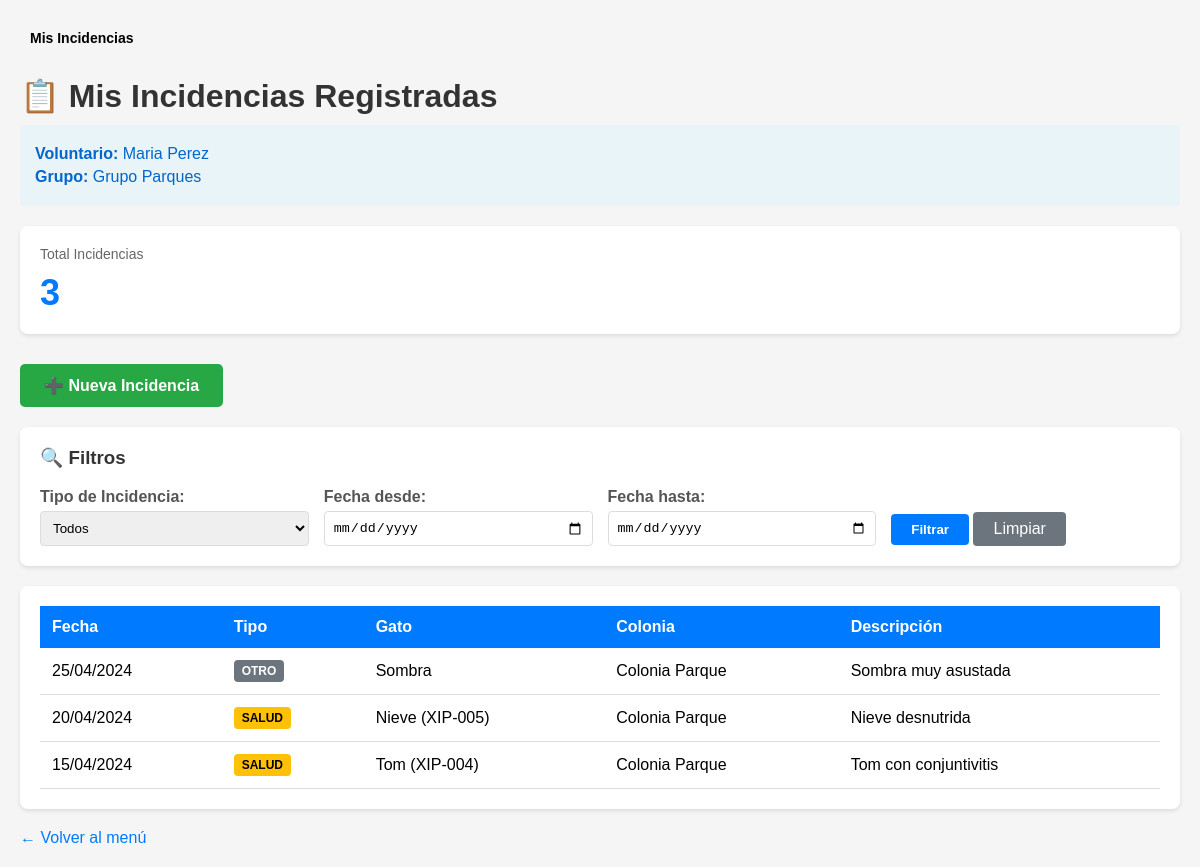
The page /BD249772780/listar_incidencias.php (signed in) on the database its author committed.
### tables this page shows
CREATE TABLE PERSONA(
    idPersona INT PRIMARY KEY AUTO_INCREMENT,
    nombre VARCHAR(200) NOT NULL,
    apellido VARCHAR(200),
    usuario VARCHAR(200) UNIQUE,  
    contrasena VARCHAR(200),
    email VARCHAR(200),
    telefono VARCHAR(100)
);

CREATE TABLE GRUPO_TRABAJO(
    idGrupoTrabajo INT PRIMARY KEY AUTO_INCREMENT,
    nombre VARCHAR(200) NOT NULL,
    descripcion TEXT,
    idResponsable INT,
    idAyuntamiento INT,
    CONSTRAINT FK_grupotrabajo_ayuntamiento
        FOREIGN KEY (idAyuntamiento) REFERENCES AYUNTAMIENTO(idAyuntamiento)
);

CREATE TABLE INCIDENCIA(
    idIncidencia INT PRIMARY KEY AUTO_INCREMENT,
    fecha DATE NOT NULL,
    descripcion TEXT,
    tipo VARCHAR(200),
    idVoluntario INT NOT NULL,
    idGato INT,
    CONSTRAINT FK_incidencia_voluntario
        FOREIGN KEY (idVoluntario) REFERENCES VOLUNTARIO(idVoluntario),
    CONSTRAINT FK_incidencia_gato
        FOREIGN KEY (idGato) REFERENCES GATO(idGato)
);

CREATE TABLE GATO(
    idGato INT PRIMARY KEY AUTO_INCREMENT,
    numXIP VARCHAR(200),
    nombre VARCHAR(200),
    sexo VARCHAR(50),
    descripcion TEXT,
    foto TEXT,
    idCementerio INT,
    CONSTRAINT FK_gato_cementerio
        FOREIGN KEY (idCementerio) REFERENCES CEMENTERIO(idCementerio)
);

CREATE TABLE COLONIA_FELINA(
    idColonia INT PRIMARY KEY AUTO_INCREMENT,
    nombre VARCHAR(200) NOT NULL,
    descripcion TEXT,
    coordenadas VARCHAR(200) NOT NULL,
    lugarReferencia VARCHAR(200),
    numeroGatos INT DEFAULT 0,
    idGrupoTrabajo INT,
    CONSTRAINT FK_colonia_grupotrabajo
        FOREIGN KEY (idGrupoTrabajo) REFERENCES GRUPO_TRABAJO(idGrupoTrabajo)
);

### BD249772780/listar_incidencias.php (the view, shortened to what this page needs)
<?php
require_once '../header.php';
$con = mysqli_connect("localhost", "root", "", "BD2_Prac2");
$idPersona = $_SESSION['idPersona'];
$sqlVol = "SELECT idVoluntario FROM VOLUNTARIO WHERE idPersona = ?";
$stmtVol = mysqli_prepare($con, $sqlVol);
mysqli_stmt_bind_param($stmtVol, "i", $idPersona);
mysqli_stmt_execute($stmtVol);
$resVol = mysqli_stmt_get_result($stmtVol);
$datosVol = mysqli_fetch_assoc($resVol);
$idVoluntario = $datosVol['idVoluntario'];
$sqlVolInfo = "SELECT p.nombre, p.apellido, g.nombre as nombreGrupo
               FROM VOLUNTARIO v
               INNER JOIN PERSONA p ON v.idPersona = p.idPersona
               LEFT JOIN GRUPO_TRABAJO g ON v.idGrupoTrabajo = g.idGrupoTrabajo
               WHERE v.idVoluntario = ?";
$stmtVolInfo = mysqli_prepare($con, $sqlVolInfo);
mysqli_stmt_bind_param($stmtVolInfo, "i", $idVoluntario);
mysqli_stmt_execute($stmtVolInfo);
$resVolInfo = mysqli_stmt_get_result($stmtVolInfo);
$datosVol = mysqli_fetch_assoc($resVolInfo);
$filtroFechaDesde = $_GET['fechaDesde'] ?? '';
$filtroFechaHasta = $_GET['fechaHasta'] ?? '';
$sql = "SELECT i.idIncidencia, i.fecha, i.descripcion, i.tipo,
               g.nombre as nombreGato, g.numXIP, g.sexo,
               h.idColonia, c.nombre as nombreColonia
        FROM INCIDENCIA i
        LEFT JOIN GATO g ON i.idGato = g.idGato
        LEFT JOIN HISTORIAL h ON g.idGato = h.idGato AND h.fechaIda IS NULL
        LEFT JOIN COLONIA_FELINA c ON h.idColonia = c.idColonia
        WHERE i.idVoluntario = ?";
$params = [$idVoluntario];
$types = "i";
$sql .= " ORDER BY i.fecha DESC";
$stmt = mysqli_prepare($con, $sql);
mysqli_stmt_bind_param($stmt, $types, ...$params);
mysqli_stmt_execute($stmt);
$resultado = mysqli_stmt_get_result($stmt);
$sqlCount = "SELECT COUNT(*) as total FROM INCIDENCIA WHERE idVoluntario = ?";
$stmtCount = mysqli_prepare($con, $sqlCount);
mysqli_stmt_bind_param($stmtCount, "i", $idVoluntario);
mysqli_stmt_execute($stmtCount);
$resCount = mysqli_stmt_get_result($stmtCount);
$totalIncidencias = mysqli_fetch_assoc($resCount)['total'];
?>
<!DOCTYPE html>
<html lang="es">
<head>
</head>
<body>
    <div class="container">
        <h1>📋 Mis Incidencias Registradas</h1>
        <div class="info-voluntario">
            <p><strong>Voluntario:</strong> <?php echo htmlspecialchars($datosVol['nombre'] . ' ' . $datosVol['apellido']); ?></p>
            <?php if ($datosVol['nombreGrupo']): ?>
                <p><strong>Grupo:</strong> <?php echo htmlspecialchars($datosVol['nombreGrupo']); ?></p>
            <?php endif; ?>
        </div>
        <div class="kpi-container">
            <div class="kpi-card">
                <h3>Total Incidencias</h3>
                <p class="value"><?php echo $totalIncidencias; ?></p>
            </div>
        </div>
        <a href="listar_gatos.php?modo=incidencia" class="btn-nueva">➕ Nueva Incidencia</a>
        <div class="filtros-container">
            <h3>🔍 Filtros</h3>
            <form method="GET" action="">
                <div class="filtro-grupo">
                    <div class="filtro-item">
                        <label for="tipo">Tipo de Incidencia:</label>
                        <select name="tipo" id="tipo">
                            <option value="">Todos</option>
                        </select>
                    </div>
                    <div class="filtro-item">
                        <label for="fechaDesde">Fecha desde:</label>
                        <input type="date" name="fechaDesde" id="fechaDesde" value="<?php echo htmlspecialchars($filtroFechaDesde); ?>">
                    </div>
                    <div class="filtro-item">
                        <label for="fechaHasta">Fecha hasta:</label>
                        <input type="date" name="fechaHasta" id="fechaHasta" value="<?php echo htmlspecialchars($filtroFechaHasta); ?>">
                    </div>
                    <div class="filtro-item">
                        <button type="submit" class="btn-filtrar">Filtrar</button>
                        <a href="?" class="btn-limpiar">Limpiar</a>
                    </div>
                </div>
            </form>
        </div>
        <div class="tabla-container">
            <?php if (mysqli_num_rows($resultado) > 0): ?>
                <table>
                    <thead>
                        <tr>
                            <th>Fecha</th>
                            <th>Tipo</th>
                            <th>Gato</th>
                            <th>Colonia</th>
                            <th>Descripción</th>
                        </tr>
                    </thead>
                    <tbody>
                        <?php while ($row = mysqli_fetch_assoc($resultado)): ?>
                            <tr>
                                <td><?php echo date('d/m/Y', strtotime($row['fecha'])); ?></td>
                                <td>
                                    <?php
                                    $badgeClass = 'badge-otro';
                                    switch($row['tipo']) {
                                        case 'salud': $badgeClass = 'badge-salud'; break;
                                    }
                                    ?>
                                    <span class="badge <?php echo $badgeClass; ?>">
                                        <?php echo strtoupper($row['tipo']); ?>
                                    </span>
                                </td>
                                <td>
                                    <?php
                                    echo htmlspecialchars($row['nombreGato'] ?? 'Sin gato');
                                    if ($row['numXIP']) {
                                        echo ' (' . htmlspecialchars($row['numXIP']) . ')';
                                    }
                                    ?>
                                </td>
                                <td><?php echo htmlspecialchars($row['nombreColonia'] ?? '-'); ?></td>
                                <td><?php echo htmlspecialchars($row['descripcion']); ?></td>
                            </tr>
                        <?php endwhile; ?>
                    </tbody>
                </table>
            <?php else: ?>
                <div class="no-resultados">
                    <p>📭 No se encontraron incidencias con los filtros aplicados.</p>
                </div>
            <?php endif; ?>
        </div>
        <a href="../menu.php" class="btn-volver">← Volver al menú</a>
    </div>
</body>
</html>

### BD249772780/listar_incidencias.php (style rules this page uses)
body { font-family: Arial, sans-serif; margin: 0; padding: 20px; background-color: #f5f5f5; }
.container { max-width: 1200px; margin: 0 auto; }
h1 { color: #333; margin-bottom: 10px; }
.info-voluntario { background-color: #e8f4f8; padding: 15px; border-radius: 5px; margin-bottom: 20px; }
.info-voluntario p { margin: 5px 0; color: #0066cc; }
.kpi-container { display: flex; gap: 20px; margin-bottom: 30px; flex-wrap: wrap; }
.kpi-card { background-color: white; padding: 20px; border-radius: 8px; box-shadow: 0 2px 4px rgba(0,0,0,0.1); flex: 1; min-width: 200px; }
.kpi-card h3 { margin: 0 0 10px 0; color: #666; font-size: 14px; font-weight: normal; }
.kpi-card .value { font-size: 36px; font-weight: bold; color: #007bff; margin: 0; }
.btn-nueva { display: inline-block; background-color: #28a745; color: white; padding: 12px 24px; text-decoration: none; border-radius: 5px; font-weight: bold; margin-bottom: 20px; }
.filtros-container { background-color: white; padding: 20px; border-radius: 8px; box-shadow: 0 2px 4px rgba(0,0,0,0.1); margin-bottom: 20px; }
.filtros-container h3 { margin-top: 0; color: #333; }
.filtro-grupo { display: flex; gap: 15px; flex-wrap: wrap; align-items: flex-end; }
.filtro-item { flex: 1; min-width: 150px; }
.filtro-item label { display: block; margin-bottom: 5px; color: #555; font-weight: bold; }
.filtro-item select, .filtro-item input { width: 100%; padding: 8px; border: 1px solid #ddd; border-radius: 4px; box-sizing: border-box; }
.btn-filtrar { padding: 8px 20px; background-color: #007bff; color: white; border: none; border-radius: 4px; cursor: pointer; font-weight: bold; }
.btn-limpiar { padding: 8px 20px; background-color: #6c757d; color: white; border: none; border-radius: 4px; cursor: pointer; text-decoration: none; display: inline-block; }
.tabla-container { background-color: white; padding: 20px; border-radius: 8px; box-shadow: 0 2px 4px rgba(0,0,0,0.1); overflow-x: auto; }
table { width: 100%; border-collapse: collapse; }
th { background-color: #007bff; color: white; padding: 12px; text-align: left; font-weight: bold; }
td { padding: 12px; border-bottom: 1px solid #ddd; }
.badge { display: inline-block; padding: 4px 8px; border-radius: 4px; font-size: 12px; font-weight: bold; }
.badge-salud { background-color: #ffc107; color: #000; }
.badge-otro { background-color: #6c757d; color: white; }
.btn-volver { display: inline-block; margin-top: 20px; color: #007bff; text-decoration: none; }

### rows shown on the page
persona: nombre+apellido "Maria Perez", grupo_trabajo.nombre "Grupo Parques"
incidencia: fecha "25/04/2024", tipo "OTRO", idGato.nombre "Sombra", colonia_felina.nombre "Colonia Parque", descripcion "Sombra muy asustada"
incidencia: fecha "20/04/2024", tipo "SALUD", idGato.nombre "Nieve", idGato.numXIP "XIP-005", colonia_felina.nombre "Colonia Parque", descripcion "Nieve desnutrida"
incidencia: fecha "15/04/2024", tipo "SALUD", idGato.nombre "Tom", idGato.numXIP "XIP-004", colonia_felina.nombre "Colonia Parque", descripcion "Tom con conjuntivitis"

### other values the page prints
$crumb['titulo'] "Mis Incidencias"
$totalIncidencias "3"
